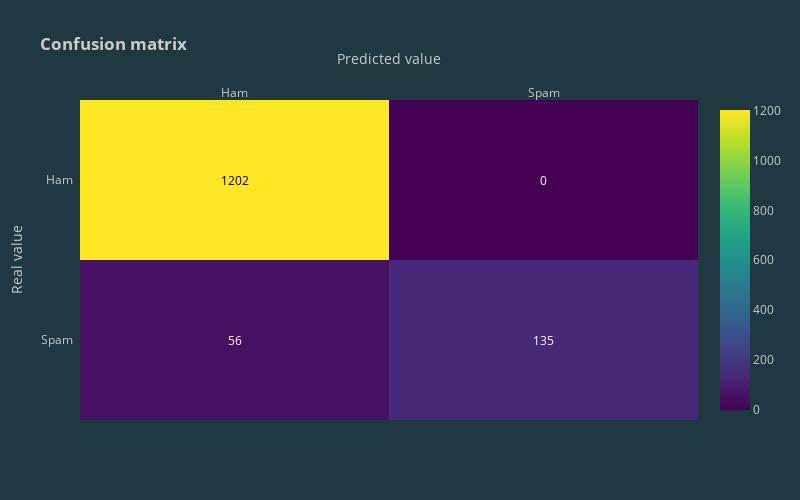

Notebook code cell kept with this figure:
### Markdown cell above
##### 6.2) Naive Bayes

### Code cell
pipe = Pipeline([('bow', CountVectorizer()), 
                 ('tfid', TfidfTransformer()),  
                 ('model', MultinomialNB())])

# Fit the pipeline with the data
pipe.fit(x_train, y_train)

y_pred_class = pipe.predict(x_test)

print(metrics.accuracy_score(y_test, y_pred_class))

conf_matrix(metrics.confusion_matrix(y_test, y_pred_class))

### Figure 1 — Plotly figure (JSON) as saved in the notebook; plotly's stock layout.template omitted (floating-point values rounded to 4 significant figures)
{"data": [{"colorscale": [[0, "#440154"], [0.1111, "#482878"], [0.2222, "#3e4989"], [0.3333, "#31688e"], [0.4444, "#26828e"], [0.5556, "#1f9e89"], [0.6667, "#35b779"], [0.7778, "#6ece58"], [0.8889, "#b5de2b"], [1, "#fde725"]], "reversescale": false, "showscale": true, "type": "heatmap", "x": ["Ham", "Spam"], "y": ["Spam", "Ham"], "z": [[56, 135], [1202, 0]]}], "layout": {"annotations": [{"font": {"color": "#FFFFFF"}, "showarrow": false, "text": "56", "x": "Ham", "xref": "x", "y": "Spam", "yref": "y"}, {"font": {"color": "#FFFFFF"}, "showarrow": false, "text": "135", "x": "Spam", "xref": "x", "y": "Spam", "yref": "y"}, {"font": {"color": "#000000"}, "showarrow": false, "text": "1202", "x": "Ham", "xref": "x", "y": "Ham", "yref": "y"}, {"font": {"color": "#FFFFFF"}, "showarrow": false, "text": "0", "x": "Spam", "xref": "x", "y": "Ham", "yref": "y"}], "height": 500, "title": {"text": "<b>Confusion matrix</b>"}, "width": 800, "xaxis": {"dtick": 1, "gridcolor": "rgb(0, 0, 0)", "side": "top", "ticks": "", "title": {"text": "Predicted value"}}, "yaxis": {"dtick": 1, "ticks": "", "ticksuffix": "  ", "title": {"text": "Real value"}}}}
